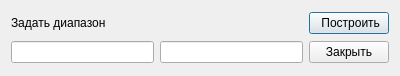
<?xml version="1.0" encoding="UTF-8"?>
<ui version="4.0">
 <class>Dialog</class>
 <widget class="QDialog" name="Dialog">
  <property name="geometry">
   <rect>
    <x>0</x>
    <y>0</y>
    <width>400</width>
    <height>76</height>
   </rect>
  </property>
  <property name="windowTitle">
   <string>Dialog</string>
  </property>
  <layout class="QGridLayout" name="gridLayout">
   <item row="0" column="0" colspan="2">
    <widget class="QLabel" name="label">
     <property name="sizePolicy">
      <sizepolicy hsizetype="Preferred" vsizetype="Maximum">
       <horstretch>0</horstretch>
       <verstretch>0</verstretch>
      </sizepolicy>
     </property>
     <property name="text">
      <string>Задать диапазон</string>
     </property>
    </widget>
   </item>
   <item row="1" column="1">
    <widget class="QLineEdit" name="lineEdit_2">
     <property name="alignment">
      <set>Qt::AlignLeading|Qt::AlignLeft|Qt::AlignVCenter</set>
     </property>
    </widget>
   </item>
   <item row="1" column="0">
    <widget class="QLineEdit" name="lineEdit">
     <property name="alignment">
      <set>Qt::AlignLeading|Qt::AlignLeft|Qt::AlignVCenter</set>
     </property>
    </widget>
   </item>
   <item row="0" column="2">
    <widget class="QPushButton" name="pushButton">
     <property name="text">
      <string> Построить</string>
     </property>
    </widget>
   </item>
   <item row="1" column="2">
    <widget class="QPushButton" name="pushButton_2">
     <property name="text">
      <string>Закрыть</string>
     </property>
    </widget>
   </item>
  </layout>
 </widget>
 <resources/>
 <connections/>
</ui>
